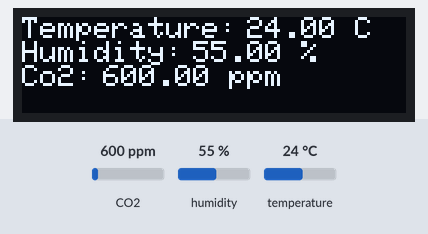
The sketch below on a simulated Arduino Uno, built with avr-gcc and run on an emulated ATmega328P. On the bench: 128×32 one-colour display. The test bench sets the inputs (shaded band); at power-on: CO2 600 ppm, humidity 55 %, temperature 24 °C. What the sketch prints to the serial monitor is not drawn.

Above: at 6.2 s.
6.3 s: CO2 set to 452 ppm
At 8.1 s:
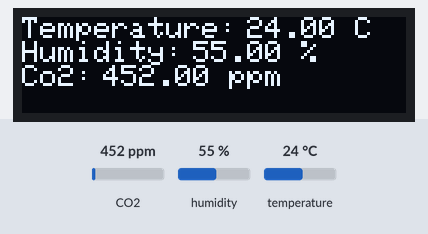
8.9 s: humidity set to 22 %
At 10.5 s:
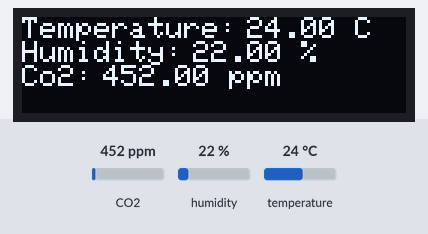
11.5 s: temperature set to 12 °C
At 14.0 s:
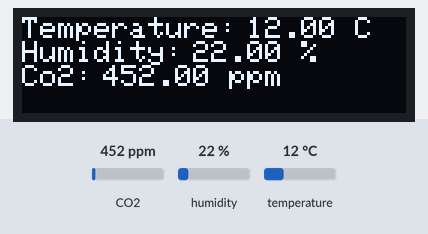
14.6 s: CO2 set to 1050 ppm
At 16.4 s:
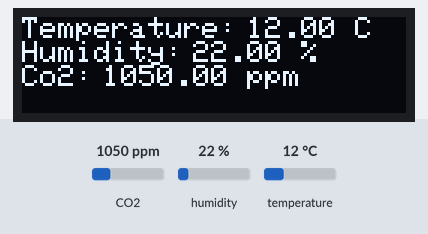
17.2 s: humidity set to 40 %
At 20.0 s:
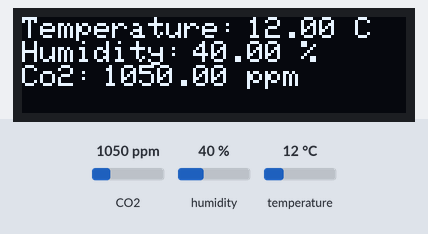
Timing chart, 0 to 21.5 s (numbered marks = the images above; inputs shaded):
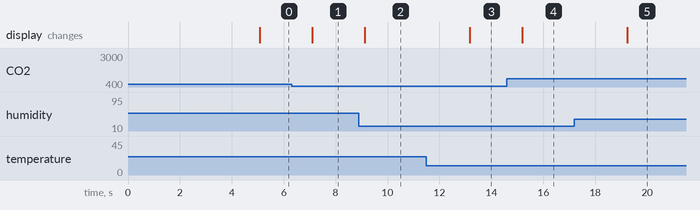

Measured:
- after the input at 6.3 s, the display: changes after 0.80 s (image 1)
- after the input at 8.9 s, the display: changes after 0.22 s (image 2)
- after the input at 11.5 s, the display: changes after 1.7 s (image 3)
- after the input at 14.6 s, the display: changes after 0.59 s (image 4)
- after the input at 17.2 s, the display: changes after 2.0 s (image 5)

The sketch:

Air_Quality.ino
```cpp
//libraries
#include <Wire.h>
#include <Adafruit_SCD30.h>
#include <Adafruit_GFX.h>
#include <Adafruit_SSD1306.h>

Adafruit_SCD30  scd30;

#define SCREEN_WIDTH 128
#define SCREEN_HEIGHT 32

Adafruit_SSD1306 display(SCREEN_WIDTH, SCREEN_HEIGHT, &Wire, -1);

static const unsigned char PROGMEM logospash[] =
{0x07, 0xe4, 0x3f, 0x0f, 0xc0, 0x3f, 0x00, 0x3e, 0x47, 0xff, 0xe0, 0xf9, 0x00, 0x01, 0x80, 0x00,
0x1c, 0x1c, 0x0c, 0x03, 0x00, 0xe1, 0xc0, 0x61, 0xc6, 0x18, 0x61, 0x87, 0x00, 0x03, 0x80, 0x00,
0x38, 0x0c, 0x0c, 0x03, 0x01, 0xc0, 0xe0, 0xc0, 0xc4, 0x18, 0x23, 0x03, 0x00, 0x06, 0x80, 0x03,
0x30, 0x0c, 0x0c, 0x03, 0x03, 0x80, 0x70, 0xc0, 0xc4, 0x18, 0x23, 0x03, 0x00, 0x05, 0x80, 0x05,
0x70, 0x04, 0x0c, 0x03, 0x03, 0x80, 0x70, 0xc0, 0x40, 0x18, 0x03, 0x01, 0x00, 0x09, 0x80, 0x0d,
0x60, 0x00, 0x0c, 0x03, 0x07, 0x00, 0x38, 0xe0, 0x40, 0x18, 0x03, 0x81, 0x00, 0x1a, 0x80, 0x0a,
0xe0, 0x00, 0x0c, 0x03, 0x07, 0x00, 0x38, 0x78, 0x00, 0x18, 0x01, 0xe0, 0x00, 0x3d, 0x80, 0x12,
0xe0, 0x00, 0x0c, 0x03, 0x07, 0x00, 0x38, 0x3e, 0x00, 0x18, 0x00, 0xf8, 0x00, 0x71, 0x00, 0x27,
0xe0, 0x1f, 0x8f, 0xff, 0x07, 0x00, 0x38, 0x1f, 0x00, 0x18, 0x00, 0x7c, 0x00, 0x62, 0x00, 0x6b,
0xe0, 0x06, 0x0c, 0x03, 0x07, 0x00, 0x38, 0x07, 0xc0, 0x18, 0x00, 0x1f, 0x00, 0xb6, 0x00, 0xf2,
0xe0, 0x06, 0x0c, 0x03, 0x07, 0x00, 0x38, 0x01, 0xc0, 0x18, 0x00, 0x07, 0x01, 0xfe, 0x00, 0xe4,
0xf0, 0x06, 0x0c, 0x03, 0x07, 0x00, 0x30, 0x80, 0xe0, 0x18, 0x02, 0x03, 0x86, 0x01, 0x81, 0xcc,
0x70, 0x06, 0x0c, 0x03, 0x03, 0x80, 0x70, 0x80, 0x60, 0x18, 0x02, 0x01, 0x8c, 0x00, 0xc2, 0x78,
0x78, 0x06, 0x0c, 0x03, 0x03, 0x80, 0x60, 0xc0, 0x60, 0x18, 0x03, 0x01, 0x88, 0x00, 0x64, 0xe8,
0x3c, 0x06, 0x0c, 0x03, 0x01, 0xc0, 0xe0, 0xc0, 0x40, 0x18, 0x03, 0x01, 0x10, 0x00, 0x2c, 0x88,
0x0e, 0x06, 0x0c, 0x03, 0x00, 0xe1, 0xc0, 0xf0, 0xc0, 0x18, 0x03, 0xc3, 0x14, 0x18, 0x32, 0x10,
0x03, 0xf8, 0x3f, 0x0f, 0xc0, 0x3f, 0x00, 0x9f, 0x00, 0x7e, 0x02, 0x7c, 0x24, 0x18, 0x32, 0xf0,
0x00, 0x00, 0x00, 0x00, 0x00, 0x00, 0x00, 0x00, 0x00, 0x00, 0x00, 0x00, 0x2e, 0x18, 0x21, 0xb0,
0x3f, 0xff, 0xff, 0xff, 0xff, 0xff, 0xff, 0xff, 0xff, 0xff, 0xff, 0xfe, 0x2e, 0x18, 0x28, 0x60,
0x7f, 0xff, 0xff, 0xff, 0xff, 0xff, 0xff, 0xff, 0xff, 0xff, 0xff, 0xff, 0x2e, 0x18, 0x2c, 0x40,
0xff, 0xff, 0xff, 0xff, 0xff, 0xff, 0xff, 0xff, 0xff, 0xff, 0xff, 0xff, 0xa6, 0x18, 0x03, 0x80,
0xff, 0xff, 0xff, 0xff, 0xff, 0xff, 0xff, 0xff, 0xff, 0xff, 0xff, 0xff, 0xa6, 0x18, 0x03, 0x00,
0xf9, 0xdf, 0xff, 0x8f, 0xff, 0x9e, 0xff, 0xff, 0xe3, 0xff, 0xff, 0xff, 0xb6, 0x08, 0x06, 0x00,
0xf9, 0xff, 0xff, 0xaf, 0xff, 0xdf, 0xf7, 0xff, 0xdf, 0xff, 0xff, 0xff, 0x90, 0x00, 0x0c, 0x00,
0xf5, 0x98, 0x7f, 0x69, 0x73, 0xdc, 0xe2, 0x5f, 0xe7, 0x10, 0xe3, 0x10, 0x90, 0x00, 0x0c, 0x00,
0xf1, 0xdd, 0x7f, 0x6d, 0x7b, 0xbe, 0xee, 0xdf, 0xf6, 0x1a, 0xee, 0xda, 0x90, 0x00, 0x04, 0x00,
0xed, 0xbb, 0xff, 0x5a, 0xc7, 0xbd, 0xef, 0x3f, 0xb6, 0xf5, 0xf2, 0xd7, 0x90, 0x00, 0x02, 0x00,
0xcc, 0x01, 0xff, 0xb8, 0x52, 0x00, 0x63, 0x7f, 0x8e, 0x04, 0xc6, 0x23, 0x90, 0x00, 0x02, 0x00,
0xff, 0xff, 0xff, 0x1f, 0xff, 0xff, 0xff, 0x7f, 0xff, 0xff, 0xff, 0xff, 0x90, 0x00, 0xf2, 0x00,
0xff, 0xff, 0xff, 0xff, 0xff, 0xff, 0xfe, 0x7f, 0xff, 0xff, 0xff, 0xff, 0x90, 0x38, 0x8c, 0x00,
0x7f, 0xff, 0xff, 0xff, 0xff, 0xff, 0xff, 0xff, 0xff, 0xff, 0xff, 0xff, 0x1b, 0x27, 0x00, 0x00,
0x3f, 0xff, 0xff, 0xff, 0xff, 0xff, 0xff, 0xff, 0xff, 0xff, 0xff, 0xfe, 0x0e, 0xc2, 0x00, 0x00};

void setup() {
  Serial.begin(115200);

  if(!display.begin(SSD1306_SWITCHCAPVCC, 0x3C)) {
    Serial.println(F("SSD1306 allocation failed"));
    for(;;);
  }

  display.clearDisplay();
  display.drawBitmap(0, 0, logospash, 128, 32, 1);
  display.setTextSize(1);
  display.setTextColor(WHITE);
  display.setCursor(0, 0);
  display.display();
  delay(5000);

  if (!scd30.begin()) {
    Serial.println("Failed to find SCD30 chip");
    while (1) { delay(10); }
  }
}

void loop() {
  if (scd30.dataReady()){
  Serial.println("Data available!");

  if (!scd30.read()){
  Serial.println("Error reading sensor data"); return; }

  Serial.print("Temp: ");
  Serial.println(scd30.temperature);
  Serial.print("Humidity: ");
  Serial.println(scd30.relative_humidity);
  Serial.print("CO2: ");
  Serial.println(scd30.CO2, 2);

  display.clearDisplay();
  display.setTextSize(1);

  display.setCursor(0,0);
  display.println("Temperature: ");
  display.setCursor(75,0);
  display.print(scd30.temperature);
  display.println(" C");

  display.setCursor(0,8);
  display.println("Humidity: ");
  display.setCursor(57,8);
  display.print(scd30.relative_humidity);
  display.println(" %");

  display.setCursor(0,16);
  display.println("Co2: ");
  display.setCursor(27,16);
  display.print(scd30.CO2, 2);
  display.println(" ppm");

  display.display();
  delay(2000);
  Serial.print("test");
  } else {
    //Serial.println("No data");
  }
}
```
